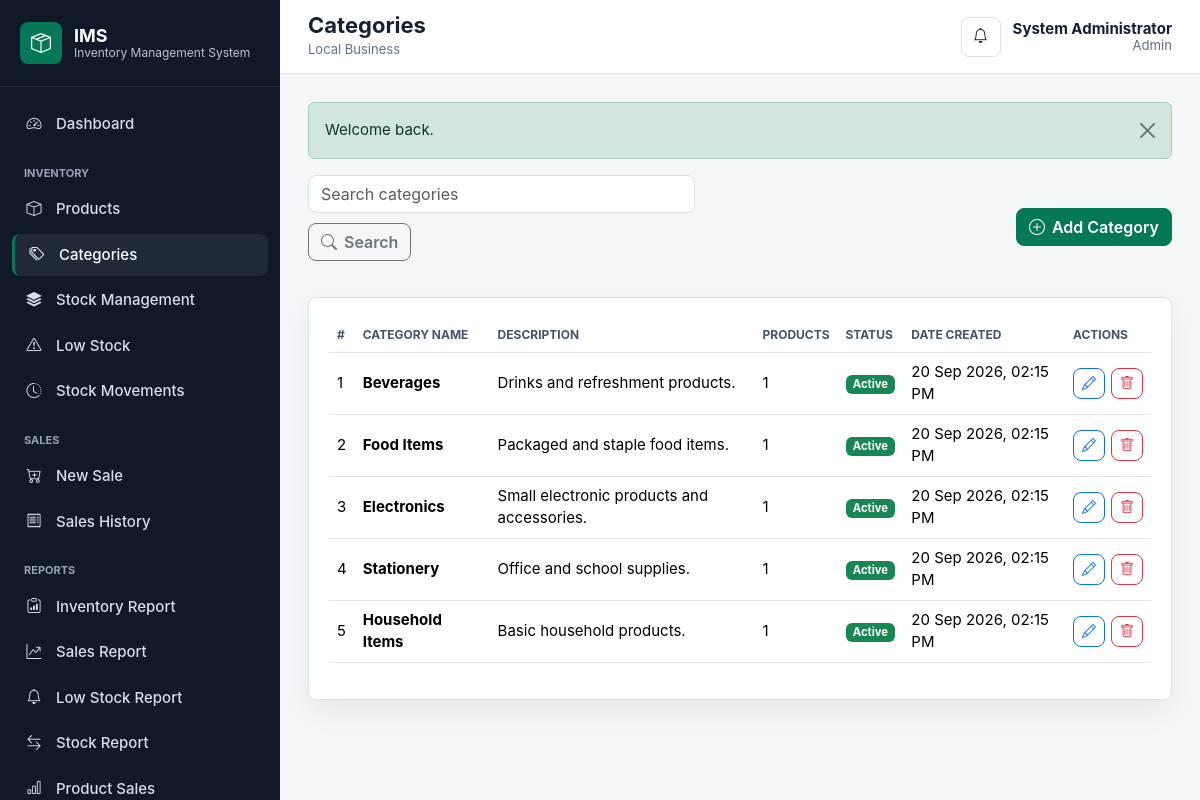
Screenshot of /?route=categories (signed in) with the database file from the repository.
### tables this page shows
CREATE TABLE IF NOT EXISTS categories (
    id INT UNSIGNED AUTO_INCREMENT PRIMARY KEY,
    category_name VARCHAR(120) NOT NULL,
    description TEXT NULL,
    status ENUM('active', 'inactive') NOT NULL DEFAULT 'active',
    created_at TIMESTAMP NOT NULL DEFAULT CURRENT_TIMESTAMP,
    updated_at TIMESTAMP NOT NULL DEFAULT CURRENT_TIMESTAMP ON UPDATE CURRENT_TIMESTAMP,
    UNIQUE KEY uq_categories_name (category_name),
    INDEX idx_categories_status (status)
);

### app/Core/Controller.php (called while the page is built, shortened)
<?php
class Controller
{
    protected function view(string $view, array $data = [], string $layout = 'main'): void
    {
        extract($data, EXTR_SKIP);
        $viewFile = VIEW_PATH . '/' . $view . '.php';
        require $viewFile;
    }
}

### app/Controllers/CategoryController.php (called while the page is built, shortened)
<?php
class CategoryController extends Controller
{
    private Category $categories;
    public function __construct()
    {
        $this->categories = new Category();
    }
    public function index(): void
    {
        $search = trim((string) input('search', ''));
        $page = max(1, (int) input('page', 1));
        $result = $this->categories->paginate($search, $page);
        $this->view('categories/index', [
            'title' => 'Categories',
            'categories' => $result['rows'],
            'page' => $page,
            'pages' => $result['pages'],
            'search' => $search,
        ]);
    }
}

### app/Core/Router.php (called while the page is built, shortened)
<?php
class Router
{
    private array $routes = [
        'GET' => [],
        'POST' => [],
    ];
    public function get(string $path, string $action): void
    {
        $this->routes['GET'][$this->normalize($path)] = $action;
    }
    public function post(string $path, string $action): void
    {
        $this->routes['POST'][$this->normalize($path)] = $action;
    }
    public function dispatch(): void
    {
        $method = $_SERVER['REQUEST_METHOD'] ?? 'GET';
        $path = $this->currentPath();
        $action = $this->routes[$method][$path] ?? null;
        [$controllerName, $methodName] = explode('@', $action);
        try {
            $controller = new $class();
            $controller->{$methodName}();
        } catch (\Throwable $exception) {
            app_log_exception($exception);
            if (config('app.debug', false)) {
                http_response_code(500);
                echo '<pre>' . htmlspecialchars((string) $exception, ENT_QUOTES, 'UTF-8') . '</pre>';
                return;
            }
            http_response_code(500);
            $message = 'The application encountered an unexpected error.';
            if ($exception instanceof \PDOException && str_contains($exception->getMessage(), 'doesn\'t exist')) {
                $message = 'Database setup is incomplete. Import database/repair_login_500.sql into the configured database.';
            } elseif (is_admin()) {
                $message = 'Database/application error: ' . $exception->getMessage();
            }
            $this->renderError('500', 'Server Error', $message);
        }
    }
    private function currentPath(): string
    {
        if (isset($_GET['route'])) {
            return $this->normalize((string) $_GET['route']);
        }
        $uriPath = parse_url($_SERVER['REQUEST_URI'] ?? '/', PHP_URL_PATH) ?: '/';
        return $this->normalize($uriPath);
    }
    private function normalize(string $path): string
    {
        $path = trim($path, '/');
        return $path === 'index.php' ? '' : $path;
    }
}

### public/index.php (called while the page is built, shortened)
<?php
require dirname(__DIR__) . '/app/bootstrap.php';
$router = new Router();
$router->get('', 'AuthController@loginForm');
$router->get('login', 'AuthController@loginForm');
$router->post('login', 'AuthController@login');
$router->get('logout', 'AuthController@logout');
$router->get('dashboard', 'DashboardController@index');
$router->get('categories', 'CategoryController@index');
$router->get('categories/create', 'CategoryController@create');
$router->post('categories/store', 'CategoryController@store');
$router->get('categories/edit', 'CategoryController@edit');
$router->post('categories/update', 'CategoryController@update');
$router->post('categories/delete', 'CategoryController@delete');
$router->get('products', 'ProductController@index');
$router->get('products/create', 'ProductController@create');
$router->post('products/store', 'ProductController@store');
$router->get('products/view', 'ProductController@view');
$router->get('products/edit', 'ProductController@edit');
$router->post('products/update', 'ProductController@update');
$router->post('products/delete', 'ProductController@delete');
$router->get('inventory', 'InventoryController@index');
$router->post('inventory/stock-in', 'InventoryController@stockIn');
$router->post('inventory/adjust', 'InventoryController@adjust');
$router->get('inventory/movements', 'InventoryController@movements');
$router->get('inventory/low-stock', 'InventoryController@lowStock');
$router->get('sales', 'SaleController@index');
$router->get('sales/create', 'SaleController@create');
$router->post('sales/store', 'SaleController@store');
$router->get('sales/view', 'SaleController@view');
$router->get('api/products/search', 'SaleController@searchProducts');
$router->get('reports', 'ReportController@index');
$router->get('reports/inventory', 'ReportController@inventory');
$router->get('reports/sales', 'ReportController@sales');
$router->get('reports/low-stock', 'ReportController@lowStock');
$router->get('reports/stock-movements', 'ReportController@stockMovements');
$router->get('reports/product-sales', 'ReportController@productSales');
$router->get('users', 'UserController@index');
$router->get('users/create', 'UserController@create');
$router->post('users/store', 'UserController@store');
$router->get('users/edit', 'UserController@edit');
$router->post('users/update', 'UserController@update');
$router->post('users/delete', 'UserController@delete');
$router->get('profile', 'ProfileController@index');
$router->post('profile/update', 'ProfileController@update');
$router->post('profile/password', 'ProfileController@password');
$router->get('settings', 'SettingsController@index');
$router->post('settings/update', 'SettingsController@update');
$router->dispatch();

### app/Models/Model.php (called while the page is built, shortened)
<?php
abstract class Model
{
    public function __construct()
    {
        $this->db = Database::connection();
    }
}

### app/bootstrap.php (called while the page is built, shortened)
<?php
spl_autoload_register(function (string $class): void {
    $prefix = 'App\\';
    $relative = substr($class, strlen($prefix));
    $file = APP_PATH . DIRECTORY_SEPARATOR . str_replace('\\', DIRECTORY_SEPARATOR, $relative) . '.php';
});
require APP_PATH . '/helpers/functions.php';

### app/Core/Database.php (called while the page is built, shortened)
<?php
class Database
{
    private static ?PDO $connection = null;
    public static function connection(): PDO
    {
        if (self::$connection instanceof PDO) {
            return self::$connection;
        }
        $db = config('database');
        $dsn = sprintf(
            'mysql:host=%s;port=%s;dbname=%s;charset=%s',
            $db['host'],
            $db['port'],
            $db['name'],
            $db['charset']
        );
        try {
            self::$connection = new PDO($dsn, $db['user'], $db['password'], [
                PDO::ATTR_ERRMODE => PDO::ERRMODE_EXCEPTION,
                PDO::ATTR_DEFAULT_FETCH_MODE => PDO::FETCH_ASSOC,
                PDO::ATTR_EMULATE_PREPARES => false,
            ]);
        } catch (PDOException $exception) {
            if (config('app.debug', false)) {
                throw $exception;
            }
            app_log_exception($exception);
            http_response_code(500);
            exit('Database connection error.');
        }
        return self::$connection;
    }
}

### app/Models/Category.php (called while the page is built, shortened)
<?php
class Category extends Model
{
    public function paginate(string $search, int $page, int $perPage = 10): array
    {
        $offset = ($page - 1) * $perPage;
        $params = [];
        $where = '';
        $count = $this->db->prepare("SELECT COUNT(*) FROM categories c {$where}");
        $count->execute($params);
        $total = (int) $count->fetchColumn();
        $stmt = $this->db->prepare(
            "SELECT c.*, COUNT(p.id) AS product_count
             FROM categories c
             LEFT JOIN products p ON p.category_id = c.id
             {$where}
             GROUP BY c.id, c.category_name, c.description, c.status, c.created_at, c.updated_at
             ORDER BY c.created_at DESC
             LIMIT :limit OFFSET :offset"
        );
        $stmt->bindValue('limit', $perPage, \PDO::PARAM_INT);
        $stmt->bindValue('offset', $offset, \PDO::PARAM_INT);
        $stmt->execute();
        return [
            'rows' => $stmt->fetchAll(),
            'total' => $total,
            'pages' => (int) ceil($total / $perPage),
        ];
    }
}

### views/categories/index.php (the view, shortened to what this page needs)
<section class="page-actions">
    <form class="filter-bar" method="get" action="<?= e(url('categories')) ?>">
        <input class="form-control" name="search" value="<?= e($search) ?>" placeholder="Search categories">
        <button class="btn btn-outline-secondary" type="submit"><i class="bi bi-search"></i> Search</button>
    </form>
    <a class="btn btn-primary" href="<?= e(url('categories/create')) ?>"><i class="bi bi-plus-circle"></i> Add Category</a>
</section>
<section class="panel">
    <div class="table-responsive">
        <table class="table table-hover align-middle">
            <thead>
                <tr>
                    <th>#</th>
                    <th>Category Name</th>
                    <th>Description</th>
                    <th>Products</th>
                    <th>Status</th>
                    <th>Date Created</th>
                    <th>Actions</th>
                </tr>
            </thead>
            <tbody>
                <?php foreach ($categories as $index => $category): ?>
                    <tr>
                        <td><?= (($page - 1) * 10) + $index + 1 ?></td>
                        <td><strong><?= e($category['category_name']) ?></strong></td>
                        <td><?= e($category['description']) ?></td>
                        <td><?= number_format((int) $category['product_count']) ?></td>
                        <td><?= badge_status($category['status']) ?></td>
                        <td><?= e(format_date($category['created_at'])) ?></td>
                        <td>
                            <div class="action-buttons">
                                <a class="btn btn-sm btn-outline-primary" href="<?= e(url('categories/edit', ['id' => $category['id']])) ?>" title="Edit category"><i class="bi bi-pencil"></i></a>
                                <form method="post" action="<?= e(url('categories/delete')) ?>" onsubmit="return confirm('Delete this category when safe, or deactivate it when products exist?')">
                                    <button class="btn btn-sm btn-outline-danger" type="submit" title="Delete or deactivate"><i class="bi bi-trash"></i></button>
                                </form>
                            </div>
                        </td>
                    </tr>
                <?php endforeach; ?>
            </tbody>
        </table>
    </div>
</section>

### app/helpers/functions.php (shortened to what this page needs)
<?php
function config(?string $key = null, mixed $default = null): mixed
{
    $config = $GLOBALS['config'] ?? [];
    foreach (explode('.', $key) as $segment) {
        $config = $config[$segment];
    }
    return $config;
}
function e(?string $value): string
{
    return htmlspecialchars((string) $value, ENT_QUOTES, 'UTF-8');
}
function app_base_url(): string
{
    $configured = trim((string) config('app.base_url', ''));
    $https = (!empty($_SERVER['HTTPS']) && $_SERVER['HTTPS'] !== 'off') || (($_SERVER['SERVER_PORT'] ?? null) === '443');
    $scheme = $https ? 'https' : 'http';
    $host = $_SERVER['HTTP_HOST'] ?? 'localhost';
    $scriptDir = str_replace('\\', '/', dirname($_SERVER['SCRIPT_NAME'] ?? ''));
    if ($scriptDir === '/' || $scriptDir === '.') {
        $scriptDir = '';
    }
    return rtrim($scheme . '://' . $host . $scriptDir, '/');
}
function url(string $path = '', array $params = []): string
{
    $path = trim($path, '/');
    $base = app_base_url();
    if ($path !== '') {
        $params = ['route' => $path] + $params;
    }
    $query = $params === [] ? '' : '?' . http_build_query($params);
    return $base . '/' . $query;
}
function input(string $key, mixed $default = null): mixed
{
    return $_POST[$key] ?? $_GET[$key] ?? $default;
}
function format_date(?string $value, string $format = 'd M Y, h:i A'): string
{
    return date($format, strtotime($value));
}
function badge_status(string $status): string
{
    $class = $status === 'active' ? 'text-bg-success' : 'text-bg-secondary';
    return '<span class="badge ' . $class . '">' . e(ucfirst($status)) . '</span>';
}

### public/assets/css/app.css (style rules this page uses)
:root { --primary: #047857; --primary-dark: #065f46; --sidebar: #111827; --sidebar-soft: #1f2937; --body-bg: #f4f6f8; --surface: #ffffff; --border: #d9e1e8; --text: #172033; --muted: #667085; --warning: #f59e0b; --danger: #dc2626; --info: #0284c7; --radius: 8px; }
* { box-sizing: border-box; }
body { margin: 0; background: var(--body-bg); color: var(--text); font-family: Inter, "Segoe UI", Arial, sans-serif; font-size: 15px; }
a { text-decoration: none; }
.auth-card, .panel, .metric-card, .empty-state { background: var(--surface); border: 1px solid var(--border); border-radius: var(--radius); box-shadow: 0 12px 30px rgba(16, 24, 40, 0.06); }
.page-actions, .filter-bar { display: flex; gap: 10px; align-items: center; justify-content: space-between; margin-bottom: 18px; flex-wrap: wrap; }
.panel { padding: 20px; margin-bottom: 20px; }
.btn { border-radius: var(--radius); display: inline-flex; align-items: center; justify-content: center; gap: 7px; font-weight: 600; }
.btn-primary { --bs-btn-bg: var(--primary); --bs-btn-border-color: var(--primary); --bs-btn-hover-bg: var(--primary-dark); --bs-btn-hover-border-color: var(--primary-dark); }
.form-control, .form-select { border-radius: var(--radius); border-color: var(--border); }
.table { margin: 0; }
.table th { color: #475467; font-size: 12px; text-transform: uppercase; letter-spacing: 0; white-space: nowrap; }
.table td { vertical-align: middle; }
.action-buttons { display: inline-flex; gap: 6px; }

### rows the page displays
categories: index "1", category_name "Beverages", description "Drinks and refreshment products.", product_count "1", status "Active", created_at "20 Sep 2026, 02:15 PM"
categories: index "2", category_name "Food Items", description "Packaged and staple food items.", product_count "1", status "Active", created_at "20 Sep 2026, 02:15 PM"
categories: index "3", category_name "Electronics", description "Small electronic products and accessories.", product_count "1", status "Active", created_at "20 Sep 2026, 02:15 PM"
categories: index "4", category_name "Stationery", description "Office and school supplies.", product_count "1", status "Active", created_at "20 Sep 2026, 02:15 PM"
categories: index "5", category_name "Household Items", description "Basic household products.", product_count "1", status "Active", created_at "20 Sep 2026, 02:15 PM"

### other values shown
$title "Categories"
setting('business_name', 'Local Business') "Local Business"
$user['full_name'] "System Administrator"
$user['role'] "Admin"
$flash['message'] "Welcome back."
